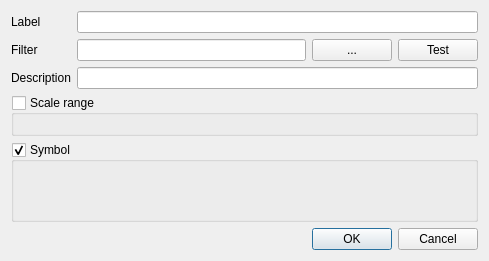
<?xml version="1.0" encoding="UTF-8"?>
<ui version="4.0">
 <class>QgsRendererRulePropsDialog</class>
 <widget class="QDialog" name="QgsRendererRulePropsDialog">
  <property name="geometry">
   <rect>
    <x>0</x>
    <y>0</y>
    <width>489</width>
    <height>261</height>
   </rect>
  </property>
  <property name="windowTitle">
   <string>Rule properties</string>
  </property>
  <layout class="QVBoxLayout" name="verticalLayout">
   <item>
    <layout class="QFormLayout" name="formLayout">
     <property name="fieldGrowthPolicy">
      <enum>QFormLayout::ExpandingFieldsGrow</enum>
     </property>
     <item row="0" column="0">
      <widget class="QLabel" name="label_1">
       <property name="text">
        <string>Label</string>
       </property>
      </widget>
     </item>
     <item row="0" column="1">
      <widget class="QLineEdit" name="editLabel"/>
     </item>
     <item row="1" column="0">
      <widget class="QLabel" name="label_5">
       <property name="text">
        <string>Filter</string>
       </property>
      </widget>
     </item>
     <item row="1" column="1">
      <layout class="QHBoxLayout" name="horizontalLayout">
       <item>
        <widget class="QLineEdit" name="editFilter"/>
       </item>
       <item>
        <widget class="QPushButton" name="btnExpressionBuilder">
         <property name="sizePolicy">
          <sizepolicy hsizetype="Minimum" vsizetype="Fixed">
           <horstretch>0</horstretch>
           <verstretch>0</verstretch>
          </sizepolicy>
         </property>
         <property name="text">
          <string>...</string>
         </property>
        </widget>
       </item>
       <item>
        <widget class="QPushButton" name="btnTestFilter">
         <property name="text">
          <string>Test</string>
         </property>
        </widget>
       </item>
      </layout>
     </item>
     <item row="2" column="0">
      <widget class="QLabel" name="label_4">
       <property name="text">
        <string>Description</string>
       </property>
      </widget>
     </item>
     <item row="2" column="1">
      <widget class="QLineEdit" name="editDescription"/>
     </item>
    </layout>
   </item>
   <item>
    <widget class="QGroupBox" name="groupScale">
     <property name="title">
      <string>Scale range</string>
     </property>
     <property name="checkable">
      <bool>true</bool>
     </property>
     <property name="checked">
      <bool>false</bool>
     </property>
     <layout class="QHBoxLayout" name="horizontalLayout_2">
      <item>
       <widget class="QgsScaleRangeWidget" name="mScaleRangeWidget" native="true">
        <property name="toolTip">
         <string/>
        </property>
        <property name="whatsThis">
         <string/>
        </property>
       </widget>
      </item>
     </layout>
    </widget>
   </item>
   <item>
    <widget class="QGroupBox" name="groupSymbol">
     <property name="sizePolicy">
      <sizepolicy hsizetype="Preferred" vsizetype="Expanding">
       <horstretch>0</horstretch>
       <verstretch>0</verstretch>
      </sizepolicy>
     </property>
     <property name="title">
      <string>Symbol</string>
     </property>
     <property name="checkable">
      <bool>true</bool>
     </property>
    </widget>
   </item>
   <item>
    <widget class="QDialogButtonBox" name="buttonBox">
     <property name="orientation">
      <enum>Qt::Horizontal</enum>
     </property>
     <property name="standardButtons">
      <set>QDialogButtonBox::Cancel|QDialogButtonBox::Ok</set>
     </property>
    </widget>
   </item>
  </layout>
 </widget>
 <customwidgets>
  <customwidget>
   <class>QgsScaleRangeWidget</class>
   <extends>QWidget</extends>
   <header>qgsscalerangewidget.h</header>
  </customwidget>
 </customwidgets>
 <tabstops>
  <tabstop>editLabel</tabstop>
  <tabstop>editFilter</tabstop>
  <tabstop>btnExpressionBuilder</tabstop>
  <tabstop>btnTestFilter</tabstop>
  <tabstop>editDescription</tabstop>
  <tabstop>groupScale</tabstop>
  <tabstop>groupSymbol</tabstop>
  <tabstop>buttonBox</tabstop>
 </tabstops>
 <resources/>
 <connections/>
</ui>
